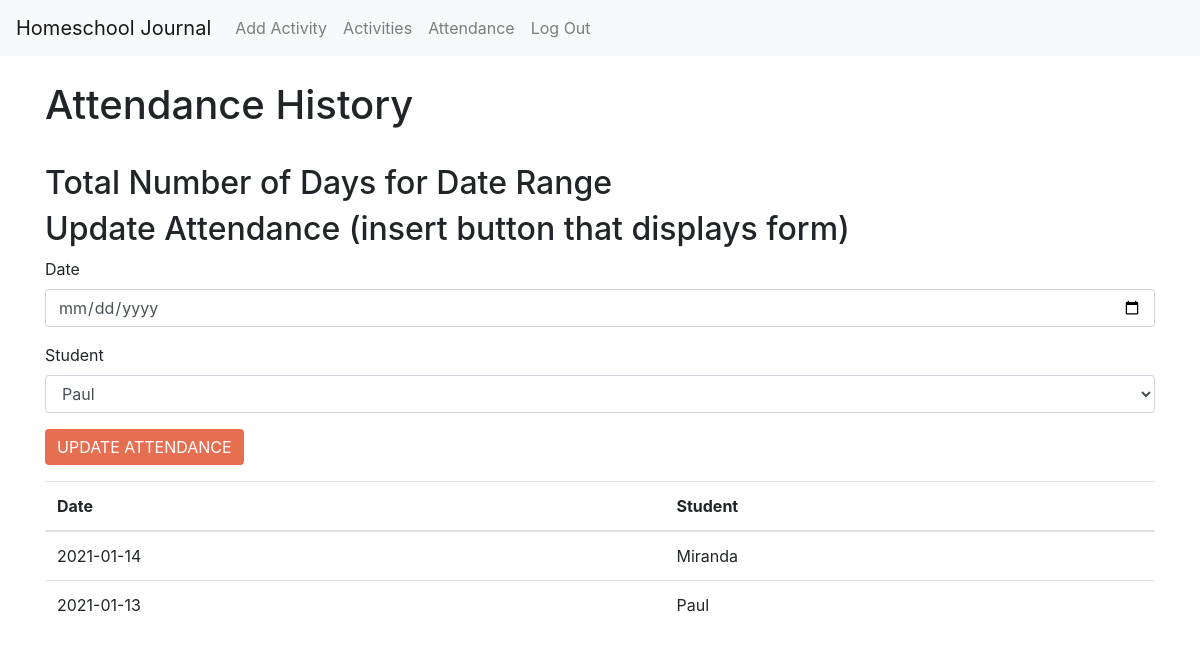
Page /attendance (signed in) on the committed database.
### app/models.py (models this page shows, shortened)
class Attendance(db.Model):
    id = db.Column(db.Integer, primary_key=True)
    user_id = db.Column(db.Integer, db.ForeignKey('user.id'), index=True)
    attendance_date = db.Column(db.String(64), index=True)
    student_id = db.Column(db.Integer, db.ForeignKey('student.id'))

class Student(db.Model):
    id = db.Column(db.Integer, primary_key=True)
    student_name = db.Column(db.String(64), index=True)
    user_id = db.Column(db.Integer, db.ForeignKey('user.id'))
    attendance = db.relationship('Attendance', backref='student', lazy='dynamic')
    activities = db.relationship('Activity', backref='student', lazy='dynamic')
    def __str__(self):
        return self.student_name

### app/routes.py (the view, shortened to what this page needs)
@app.route('/attendance', methods=('GET', 'POST'))
@login_required
def attend():
    attendance_records = current_user.attendance.order_by(Attendance.attendance_date.desc()).all()
    students = current_user.students
    form = AddAttendanceForm()
    form.student.choices = students
    return render_template('attend.html', attendance_records=attendance_records, form=form)

### app/forms.py
class AddAttendanceForm(FlaskForm):
    attendance_date = DateField('Date', format='%Y-%m-%d')
    student = SelectField(u'Student', choices=[])
    submit = SubmitField('Update Attendance')

### app/models.py (called while the page is built)
@login.user_loader
def load_user(id):
    return User.query.get(int(id))

### app/templates/attend.html (shortened to what this page needs)
{% extends 'base.html' %}
{% block content %}
    <div>
        <h1>Attendance History</h1>
        <h2>Total Number of Days for Date Range</h2>
        <h2>Update Attendance (insert button that displays form)</h2>
        <div class="formwrapper">
            <form method="POST" action="/attendance" class="form" role="form" novalidate>
                <div class="form-group">
                    {{ form.attendance_date.label }}
                    {{ form.attendance_date(class_='form-control') }}
                </div>
                <div class="form-group">
                    {{ form.student.label }}
                    {{ form.student(class_='form-control') }}
                </div>
                <p>{{ form.submit(class_='btn btn-primary') }}</p>
            </form>
        </div>
        <table class="table">
            <thead>
                <tr>
                    <th>Date</th>
                    <th>Student</th>
                </tr>
            </thead>
            <tbody>
                {% for record in attendance_records %}
                <tr>
                    <td>{{ record.attendance_date }}</td>
                    <td>{{ record.student }}</td>
                </tr>
                {% endfor %}
            </tbody>
        </table>
    </div>
{% endblock %}

### app/static/style.css (style rules this page uses)
body { background-color: #fff; }
h1 { font-size: 40px; margin-top: 25px; margin-bottom: 35px; }
#submit, #modal-add-btn { background-color: #e76f51; text-transform: uppercase; border: none; }

### rows in the picture
Attendance: attendance_date "2021-01-14", student "Miranda"
Attendance: attendance_date "2021-01-13", student "Paul"
